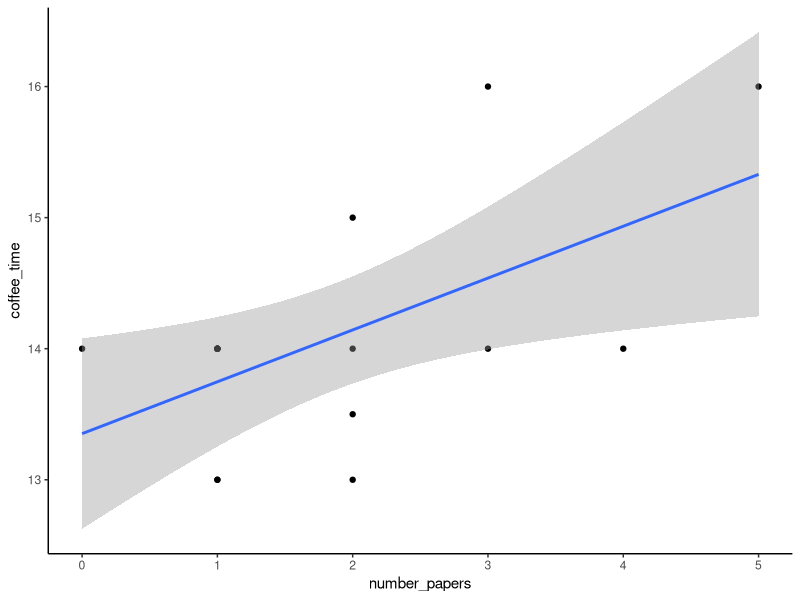
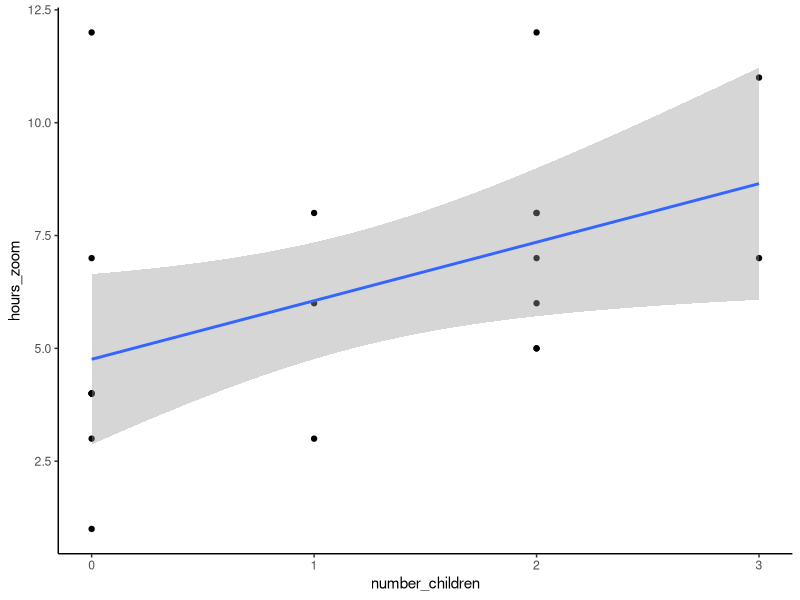
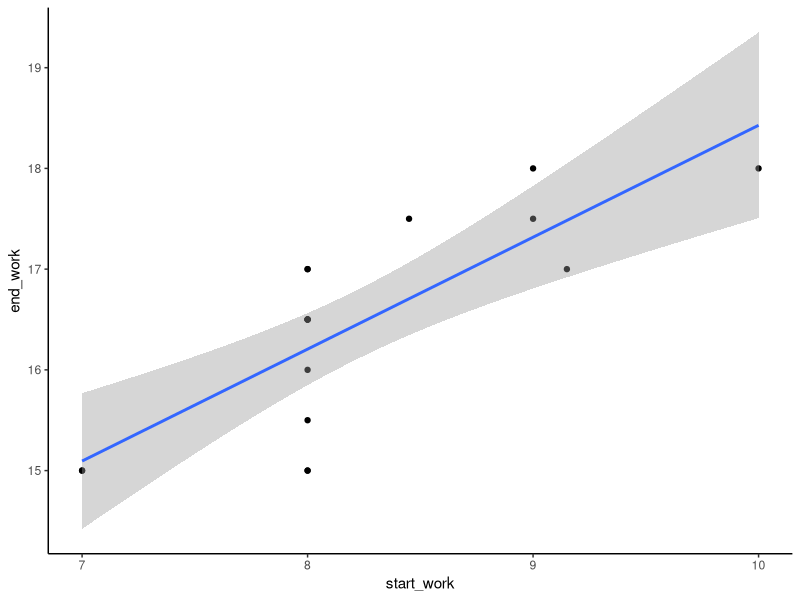
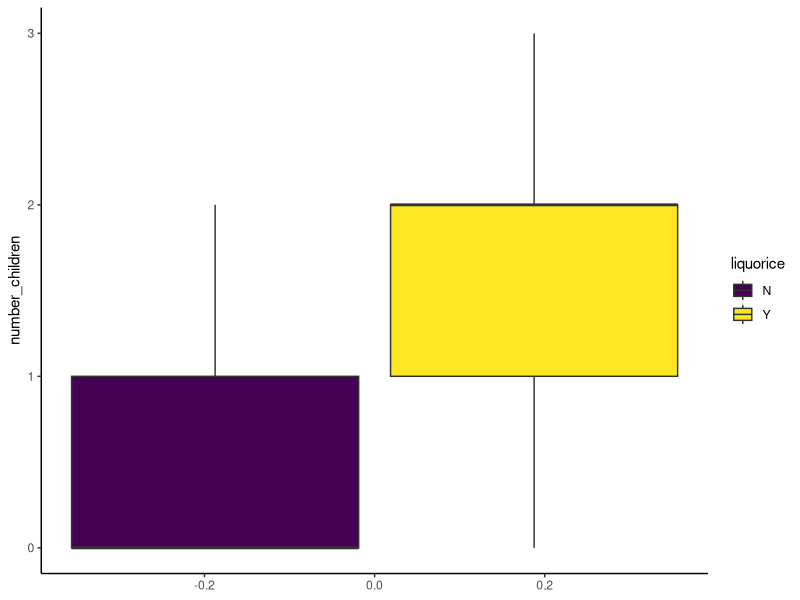
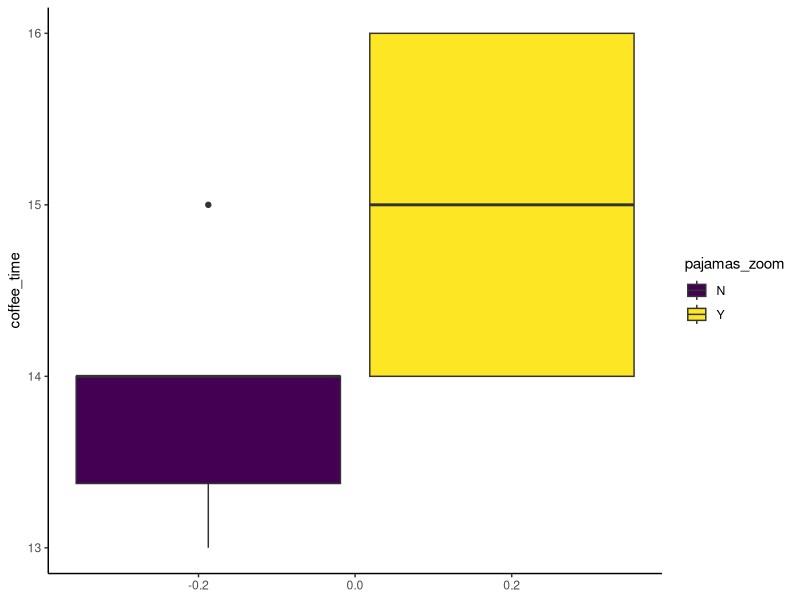
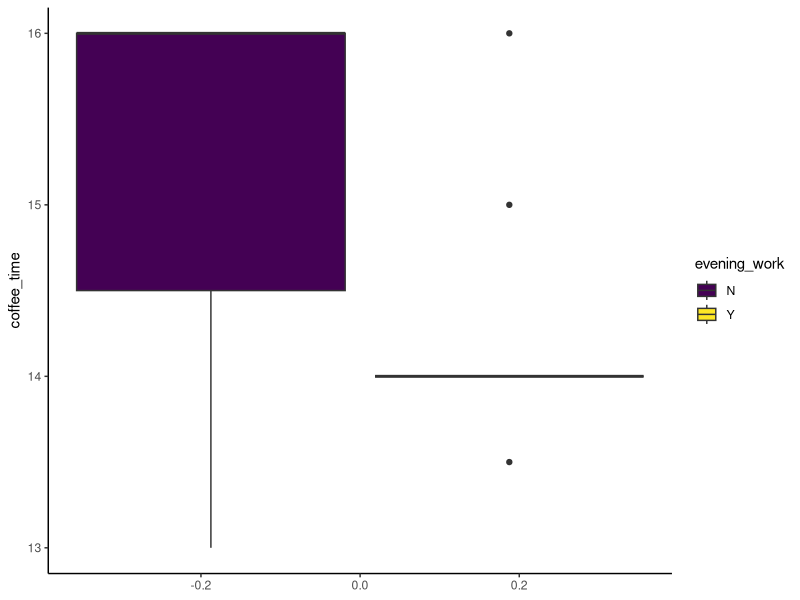
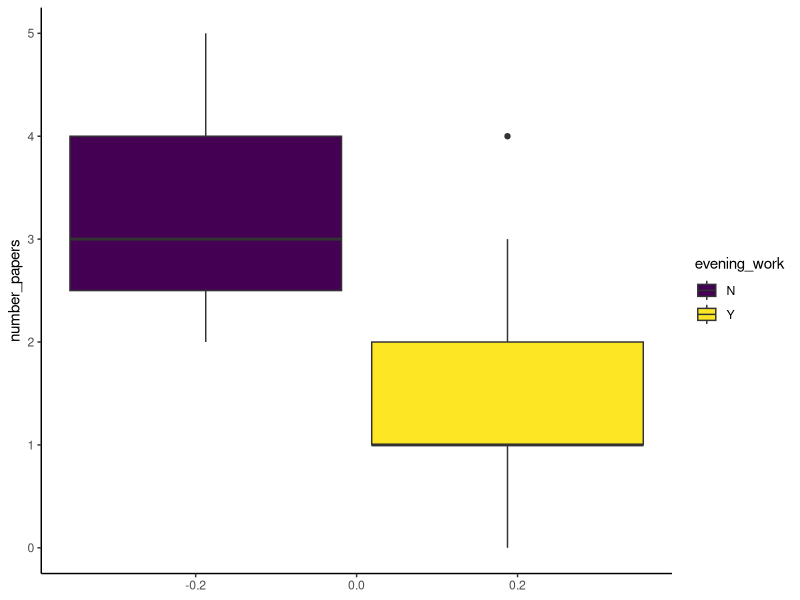

Reproduce these figures in R, in order.
## ---- chunk 1
# Load packages
library(tidyverse)

# Load data
funny <- read.csv(here::here("data/FUN-t.csv"))

# rename columns
funny <- funny %>%
    rename(number_papers = How.many.scientific.papers.do.you.read.per.week.,
           coffee_time = What.is.the.optimal.time.for.afternoon.coffee.tea.,
           coffee_tea = Do.you.prefer.coffee.or.tea.,
           coffee_cups = How.many.cups.of.coffee.do.you.drink.each.day.,
           number_children = How.many.children.do.you.have.,
           km_from_tower = How.many.km.from.the.tower.do.you.live.,
           hours_zoom = How.many.hours.of.zoom.meetings.do.you.have.per.week.,
           group_meeting = What.is.the.optimal.time.for.group.meeting.,
           evening_work = Do.you.work.in.the.evening.,
           yoga = Do.you.practice.yoga.,
           run = Do.you.run.,
           pets = Do.you.have.any.pets.,
           liquorice = Do.you.like.liquorice.,
           music = Do.you.work.with.music.in.your.ears.,
           start_work = When.do.you.normally.start.work.,
           end_work = When.do.you.normally.end.work.,
           pajamas_zoom = Have.you.ever.done.a.zoom.meeting.in.pajamas.,
           sports_zoom = Have.you.ever.done.a.zoom.meeting.in.sports.clothes.,
           phys_active_days = How.many.days.week.are.you.physically.active.for.a.total.of.at.least.1.hour.day...physically.active.to.the.point.where.the.heart.rate.increases.and.your.breathing.becomes.faster.)

# change to factor
for(i in c(4, 7:12, 15, 19)) {
    funny[ ,i] <- as.factor(funny[ ,i])
}

# change times to numeric
getTime <- function(x){
    sub(":",".",sub(":30",":50",x))
    }

funny$coffee_time <- as.numeric(getTime(funny$coffee_time))
funny$group_meeting <- as.numeric(getTime(funny$group_meeting))
funny$start_work <- as.numeric(getTime(funny$start_work))
funny$end_work <- as.numeric(getTime(funny$end_work))

# Change theme
theme_set(theme_classic())
## ---- chunk 2
funny %>%
    drop_na(coffee_time) %>%
    ggplot(aes(x = number_papers, y = coffee_time)) +
    geom_point() +
    geom_smooth(method = lm)
## ---- chunk 3
funny %>%
    ggplot(aes(x = number_children, y = hours_zoom)) +
    geom_point() +
    geom_smooth(method = lm)
## ---- chunk 4
funny %>%
    ggplot(aes(x = start_work, y = end_work)) +
    geom_point() +
    geom_smooth(method = lm)
## ---- chunk 5
funny %>%
    ggplot(aes(y = number_children, fill = liquorice)) +
    geom_boxplot() +
    scale_fill_viridis_d()
## ---- chunk 6
funny %>%
    ggplot(aes(y = coffee_time, fill = pajamas_zoom)) +
    geom_boxplot() +
    scale_fill_viridis_d()
## ---- chunk 7
funny %>%
    drop_na(evening_work) %>% 
    ggplot(aes(y = coffee_time, fill = evening_work)) +
    geom_boxplot() +
    scale_fill_viridis_d()
## ---- chunk 8
funny %>%
    drop_na(evening_work) %>% 
    ggplot(aes(y = number_papers, fill = evening_work)) +
    geom_boxplot() +
    scale_fill_viridis_d()
